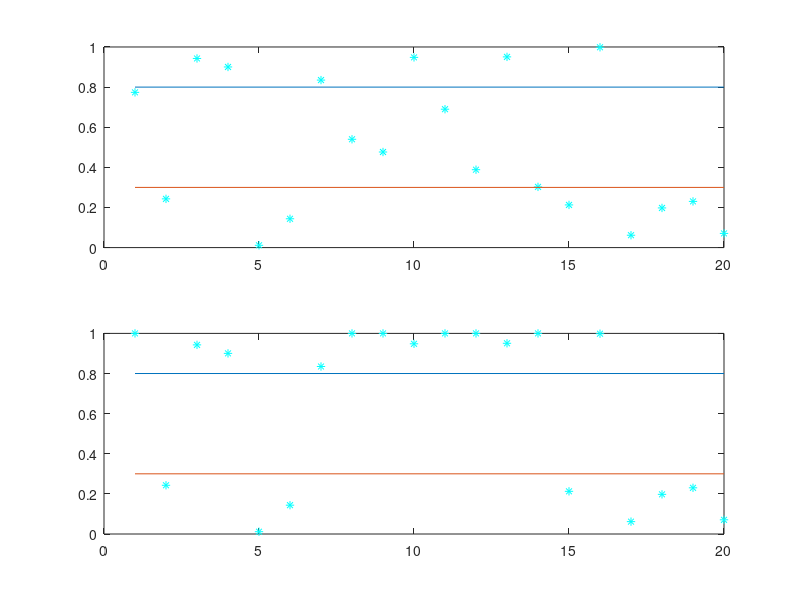

Here is the MATLAB script that generated this plot:
clear all;close all;
v =rand(20,1);
indices=find(v<0.8 & v>0.3);
line1 = ones(20,1) * 0.8;
line2 = ones(20,1) * 0.3;
 

subplot(2,1,1);
plot(v,'c*');
hold on;
plot([line1,line2]);

v(indices) = 1;
subplot(2,1,2);
plot(v,'c*');
hold on;
plot([line1,line2]);